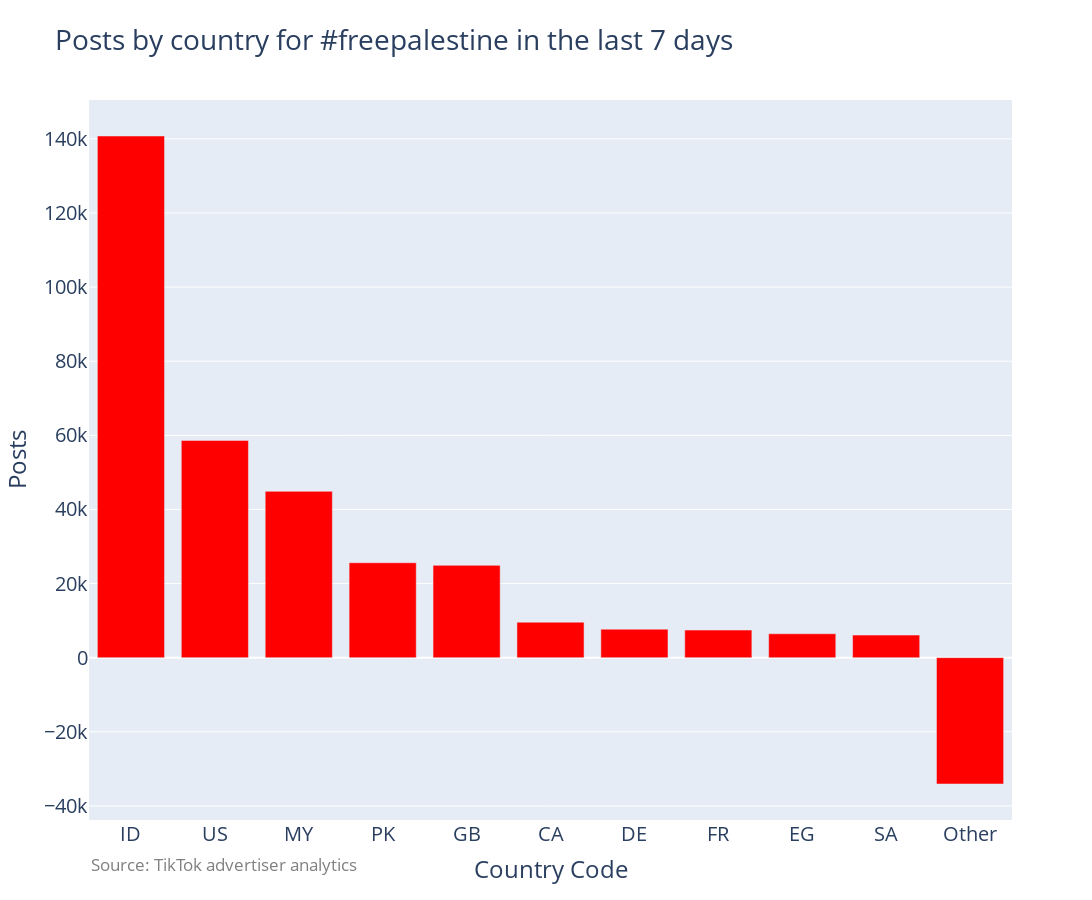

Here is the notebook cell this chart was saved with:
### Code cell
# Filter for the #freepalestine hashtag and exclude 'All'
hashtag = 'freepalestine'

df_filtered = df.loc[(df['Hashtag'] == hashtag) & (df['Country Code'] != 'All')]

# Calculate the total sum of posts excluding 'All'
#total_sum = df_filtered['posts_7d'].sum()

# Select the top 10 countries
df_top_n = df_filtered[['Country Code', 'posts_7d']].sort_values(by='posts_7d', ascending=False).head(10)

# Calculate the sum for the top 10 countries
top_n_sum = df_top_n['posts_7d'].sum()

# Calculate the value for 'Other'
other_value = df.loc[(df['Hashtag'] == hashtag) & (df['Country Code'] == 'All'),'posts_7d'].sum()  - top_n_sum

# Create a new row for 'Other'
other_row = pd.DataFrame({'Country Code': ['Other'], 'posts_7d': [other_value]})

# Use pd.concat to add the 'Other' row to the top 10 DataFrame
df_post_locations = pd.concat([df_top_n, other_row], ignore_index=True)

# Now you can plot the updated DataFrame
fig = px.bar(df_post_locations.rename(columns={'posts_7d':'Posts'}), x='Country Code', y='Posts', title=f'Posts by country for #{hashtag} in the last 7 days',width=1800, height=900,color_discrete_sequence=['red'])

fig.update_layout(font=dict(size=20))  # Change the number to your desired font size


fig.add_annotation(
    text="Source: TikTok advertiser analytics",  # Replace with your source
    xref="paper", x=0.0,  # x=0.5 for center alignment, x=1 for right alignment
    yref="paper", y=-0.08,  # Negative value to place it below the x-axis
    showarrow=False,
    font=dict(size=17,color="grey"),  # You can adjust the font size and color
    align="left", # or "right" for right alignment
    
)

fig.show()

### Figure 1 — Plotly figure (JSON) as saved in the notebook; plotly's stock layout.template omitted (floating-point values rounded to 4 significant figures)
{"data": [{"alignmentgroup": "True", "hovertemplate": "Country Code=%{x}<br>Posts=%{y}<extra></extra>", "legendgroup": "", "marker": {"color": "red", "pattern": {"shape": ""}}, "name": "", "offsetgroup": "", "orientation": "v", "showlegend": false, "textposition": "auto", "type": "bar", "x": ["ID", "US", "MY", "PK", "GB", "CA", "DE", "FR", "EG", "SA", "Other"], "xaxis": "x", "y": [140768, 58628, 44887, 25614, 24907, 9571, 7694, 7441, 6448, 6087, -34092], "yaxis": "y"}], "layout": {"annotations": [{"align": "left", "font": {"color": "grey", "size": 17}, "showarrow": false, "text": "Source: TikTok advertiser analytics", "x": 0, "xref": "paper", "y": -0.08, "yref": "paper"}], "barmode": "relative", "font": {"size": 20}, "height": 900, "legend": {"tracegroupgap": 0}, "title": {"text": "Posts by country for #freepalestine in the last 7 days"}, "width": 1800, "xaxis": {"anchor": "y", "domain": [0, 1], "title": {"text": "Country Code"}}, "yaxis": {"anchor": "x", "domain": [0, 1], "title": {"text": "Posts"}}}}
